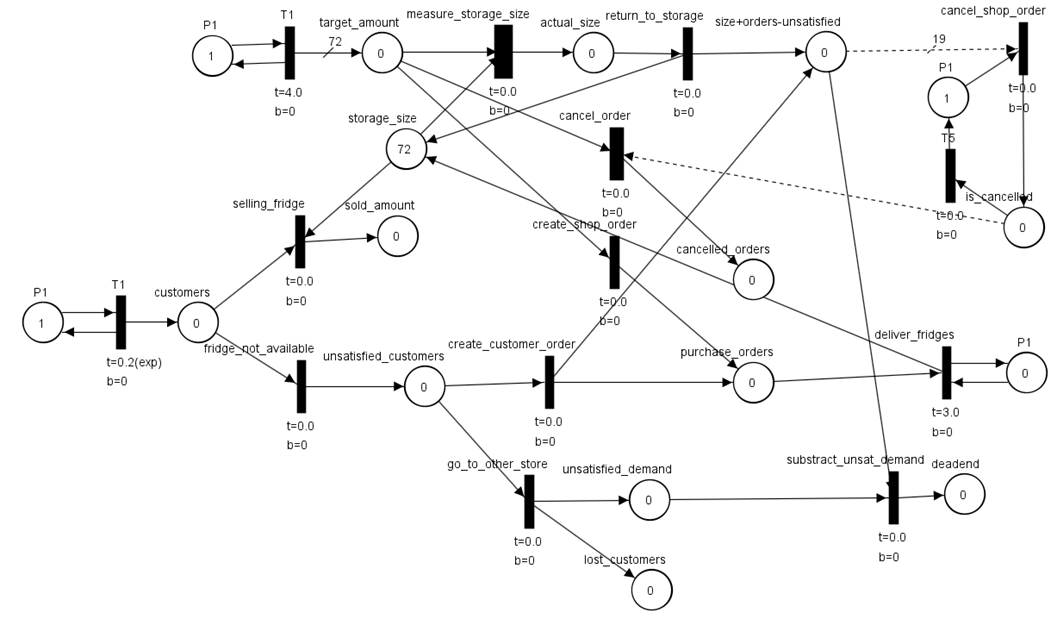
#> input picture data/local/mid_petri_2.png, 1057 x 619 px
$ jupyter execute --allow-errors main.ipynb   (older library calls are emulated)
#> lines starting #> are read from the running program, lines starting #| are printed output that depends on the picture; after the words box and inside, x2 and y2 are one past the last pixel; in counts of white or black regions, pixels touching at a corner belong together
[cell 1]
import os
import cv2
import math
from PIL import Image
import matplotlib.pyplot as plt
import matplotlib.patches as patches
import numpy as np
from doctr.models import detection_predictor, recognition_predictor, page_orientation_predictor, crop_orientation_predictor
from doctr.io import DocumentFile
from doctr.utils.geometry import detach_scores
from scipy.stats import median_abs_deviation
from sklearn.covariance import MinCovDet
from sklearn.cluster import DBSCAN
from sklearn.cluster import HDBSCAN
from scipy.stats import chi2
from sklearn.cluster import AgglomerativeClustering
from scipy.spatial.distance import pdist
from scipy.cluster.hierarchy import linkage, fcluster
import largestinteriorrectangle as lir
from skimage.morphology import skeletonize

EPS = 1e-6

### Functions

[cell 2]
def preprocess(img):
    _, thresh_otsu = cv2.threshold(img, 0, 255, cv2.THRESH_OTSU)

    return thresh_otsu

def detect_bboxes(img):
    # convert img to bytes
    _, img_encoded = cv2.imencode('.png', img)
    img_encoded = img_encoded.tobytes()
    # Helper function to convert relative coordinates to absolute pixel values
    # [9 lines left out: function _to_absolute, not called in this run]

    # Define the detection predictor
    det_predictor = detection_predictor(
        arch="db_resnet50",
        pretrained=True,
        assume_straight_pages=True,
        symmetric_pad=True,
        preserve_aspect_ratio=True,
        batch_size=1,
    )  # .cuda().half()  # Uncomment this line if you have a GPU

    # Define the postprocessing parameters (optional)
    det_predictor.model.postprocessor.bin_thresh = 0.3
    det_predictor.model.postprocessor.box_thresh = 0.1

    # Load the document image
    docs = DocumentFile.from_images([img_encoded])
    results = det_predictor(docs)

    bboxes = []
    for doc, res in zip(docs, results):
        img_shape = (doc.shape[0], doc.shape[1])
        # Detach the probability scores from the results
        detached_coords, prob_scores = detach_scores([res.get("words")])

        for i, coords in enumerate(detached_coords[0]):
            coords = coords.reshape(2, 2).tolist() if coords.shape == (4,) else coords.tolist()

            # Convert relative to absolute pixel coordinates
            points = np.array(_to_absolute(coords, img_shape), dtype=np.int32).reshape((-1, 1, 2))
            bboxes.append(points)
    return  np.squeeze(np.array(bboxes), axis=2)


# [40 lines left out: function contours_in_bboxes, not called in this run]

def is_circle_enclosing(contour, threshold):
    (x, y), radius = cv2.minEnclosingCircle(contour)
    enclosing_area = np.pi * (radius ** 2) + EPS
    contour_area = cv2.contourArea(contour)

    return contour_area / enclosing_area > threshold

def is_rectangle_enclosing(contour, threshold):
    rect = cv2.minAreaRect(contour)
    box_area = rect[1][0] * rect[1][1] + EPS
    contour_area = cv2.contourArea(contour)

    if box_area == 0:
        return False

    return contour_area / box_area > threshold

### Load

[cell 3]
# [8 lines of commented-out code are left out]
img_path = '../data/local/mid_petri_2.png' # Example relative path
try:
    with open(img_path, 'r') as f:
        pass
except FileNotFoundError:
    print(f"File {img_path} not found.")
    exit(1)
img = cv2.imread(img_path)
#> img is the input picture: shape (619, 1057, 3); min 0, max 255, mean 245.1
img_gray = cv2.cvtColor(img, cv2.COLOR_BGR2GRAY)

# Upscaling heuristic
min_dimension_threshold = 800
upscale_factor = 2
h, w = img_gray.shape
if h < min_dimension_threshold or w < min_dimension_threshold:
    print(f"Image dimensions ({w}x{h}) are below threshold ({min_dimension_threshold}px). Upscaling by {upscale_factor}x.")
#| Image dimensions (1057x619) are below threshold (800px). Upscaling by 2x.
    img_gray = cv2.resize(img_gray, (w * upscale_factor, h * upscale_factor), interpolation=cv2.INTER_LANCZOS4)
#> img_gray: shape (1238, 2114)
    # Also resize the original color image if it's used later for display, to maintain consistency
    img = cv2.resize(img, (w * upscale_factor, h * upscale_factor), interpolation=cv2.INTER_LANCZOS4)
#> img: shape (1238, 2114, 3)
    print(f"New image dimensions: {img_gray.shape[1]}x{img_gray.shape[0]}")
#| New image dimensions: 2114x1238

img_inverted = cv2.bitwise_not(img_gray)

preprocessed_img = preprocess(img_inverted)
#> in preprocess, `_, thresh_otsu = cv2.threshold(img, 0, 255, cv2.THRESH_OTSU)`:
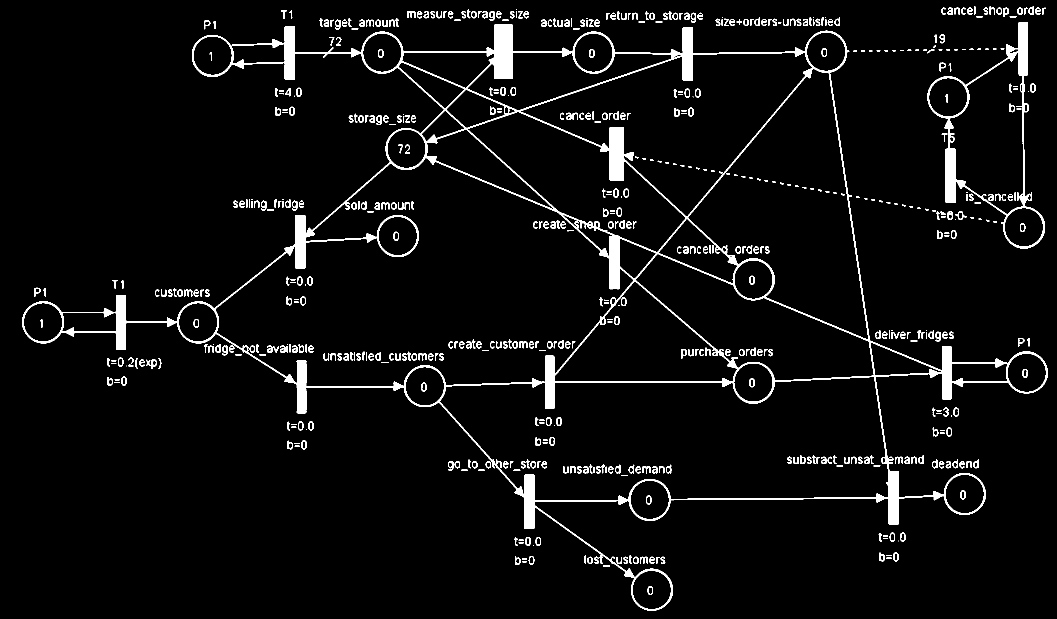
#> thresh_otsu: shape (1238, 2114) (shown at 1/2 size); 4.8% white; 610 white regions (41 under 20 px)

### Text detect and remove

[cell 4]
# [20 lines left out: function remove_text, not called in this run]

#> (the rest of this cell did not finish here and is left out)

### Empty node detection

[cell 5]
def fill_empty_nodes(preprocessed_img):
    contours_list, hierarchy = cv2.findContours(preprocessed_img, cv2.RETR_LIST, cv2.CHAIN_APPROX_SIMPLE)
#> contours_list = 856 contours, 181 with area under 20; largest, box (x1, y1, x2, y2) and area: (44, 49, 2096, 1222) 971171, (430, 315, 1268, 773) 240938, (879, 753, 1778, 1002) 181730, (1375, 136, 1738, 680) 98582, (1041, 105, 1625, 434) 88964
    # draw each contour with a different random color
    draw_img = preprocessed_img.copy()
    for i, contour in enumerate(contours_list):
        cv2.drawContours(img, [contour], -1, (np.random.randint(0, 256), np.random.randint(0, 256), np.random.randint(0, 256)), 2)
#> this loop made 856 passes
#> contour on passes 10, 23, 30: [[1773, 1115], [1773, 1117], [1782, 1117], [1782, 1115]], [[1773, 1110], [1773, 1111], [1782, 1111], [1782, 1110]], [[1066, 1090], [1066, 1091], [1067, 1091], [1067, 1090]]
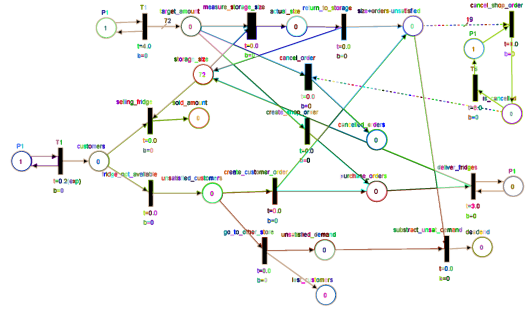
#> img: shape (1238, 2114, 3) (shown at 1/4 size); mean B, G, R 242.9, 244.5, 243.6
    Image.fromarray(img).show()

    # [18 lines of commented-out code are left out]
    contours_of_interest = []
    for i, contour in enumerate(contours_list):
        if is_circle_enclosing(contour, 0.8) or is_rectangle_enclosing(contour, 0.95):
            contours_of_interest.append(contour)
#> this loop made 856 passes
#> (x in is_circle_enclosing, y in is_circle_enclosing, radius in is_circle_enclosing, enclosing_area in is_circle_enclosing, rect in is_rectangle_enclosing, box_area in is_rectangle_enclosing) on passes 1, 2, 4: (1300.5, 1180.9, 7.09, 157.9, ((1300.5, 1181), (14, 7), -90), 98), (1300.5, 1180.5, 8.86, 246.6, ((1300, 1180.5), (17, 10), -90), 170), (1212.5, 1131.5, 6.52, 133.5, ((1212.5, 1131.5), (3, 13), -90), 39)
#> after the loop, contours_of_interest = 100 contours, 60 with area under 20; largest, box (x1, y1, x2, y2) and area: (1260, 960, 1339, 1039) 4731, (2014, 706, 2093, 785) 4730, (1857, 155, 1936, 234) 4730, (725, 66, 804, 145) 4730, (1467, 726, 1546, 804) 4728

    # contour_img = np.zeros_like(img)
    # cv2.drawContours(contour_img, contours_of_interest, -1, (255, 255, 255), 1)
    # Image.fromarray(contour_img).show()

    ### add 255 pixels inside the found contours on the preprocessed_img
    img_empty_nodes_filled = preprocessed_img.copy()
    for contour in contours_of_interest:
        cv2.drawContours(img_empty_nodes_filled, [contour], -1, (255), thickness=cv2.FILLED)
#> this loop made 100 passes

    return img_empty_nodes_filled

img_empty_nodes_filled = fill_empty_nodes(preprocessed_img)
Image.fromarray(img_empty_nodes_filled).show()

### Erosion heuristic

[cell 6]
def get_nodes_mask(preprocessed_img):
    ### Iterative erosion to remove edges and identify nodes
    image_for_erosion = preprocessed_img.copy() # Start with the image after filling contours

    kernel_erosion = np.ones((3,3), np.uint8)

    erosion_counts_history = []
    temp_eroded_img_in_loop = image_for_erosion.copy()

    num_optimal_erosions = 0

    # Parameters for heuristic
    min_stable_length = 3  # Number of consecutive identical contour counts to declare stability
    max_erosion_iterations = 30 # Max number of erosion steps to try

    found_optimal_stability = False
    actual_erosions_performed_in_loop = 0

    for k_step in range(1, max_erosion_iterations + 1):
        actual_erosions_performed_in_loop = k_step
        # Perform one more erosion on the cumulatively eroded image
        current_eroded_step_img = cv2.erode(temp_eroded_img_in_loop, kernel_erosion, iterations=1)
        contours, _ = cv2.findContours(current_eroded_step_img, cv2.RETR_LIST, cv2.CHAIN_APPROX_SIMPLE)
        num_contours_at_step = len(contours)
        erosion_counts_history.append(num_contours_at_step)

        temp_eroded_img_in_loop = current_eroded_step_img # Update for next iteration or if loop breaks

        if len(erosion_counts_history) >= min_stable_length:
            # Check if the last 'min_stable_length' counts are identical
            last_n_counts = erosion_counts_history[-min_stable_length:]
            if all(c == last_n_counts[0] for c in last_n_counts):
                # Stability detected. Optimal erosions = start of this stable sequence.
                num_optimal_erosions = actual_erosions_performed_in_loop - min_stable_length + 1
                print(f"Stability detected: Contour count {last_n_counts[0]} stable for {min_stable_length} steps.")
                print(f"Optimal number of erosions determined as: {num_optimal_erosions}.")
                found_optimal_stability = True
                break

        if num_contours_at_step == 0 and actual_erosions_performed_in_loop > 0:
            print(f"All contours disappeared after {actual_erosions_performed_in_loop} erosions.")
            if not found_optimal_stability: # If stability wasn't found before this
                    num_optimal_erosions = actual_erosions_performed_in_loop
            found_optimal_stability = True # Consider this a stopping condition
            break
#> this loop made 8 passes
#> (num_contours_at_step, last_n_counts) on passes 3 to 6: (73, [1995, 78, 73]), (70, [78, 73, 70]), (43, [73, 70, 43]), (31, [70, 43, 31])
#> (printed output is left out)
#> after the loop, erosion_counts_history = [1995, 78, 73, 70, 43, 31, 31, 31]
    # Loop ends

    if not found_optimal_stability:
        num_optimal_erosions = actual_erosions_performed_in_loop # Use all erosions if max_iterations reached
        print(f"Max erosions ({max_erosion_iterations}) reached or no stable sequence found. Using {num_optimal_erosions} erosions.")

    # Obtain the node mask after 'num_optimal_erosions'
    node_mask_eroded = image_for_erosion # Default if num_optimal_erosions is 0
    if num_optimal_erosions > 0:
        # Re-erode the original filled image by the optimal number of steps
        node_mask_eroded = cv2.erode(image_for_erosion, kernel_erosion, iterations=num_optimal_erosions)
        print(f"Applied {num_optimal_erosions} erosions to get the node mask.")
    else:
        print("No erosions applied to get node mask (0 optimal erosions).")

    # Dilate the eroded node mask to recover node sizes
    dilated_node_mask = node_mask_eroded # Default if no dilation needed
    if num_optimal_erosions > 0:
        # Dilate by the same number of steps as optimal erosions
        kernel_dilation = kernel_erosion # Using the same kernel for dilation
        dilated_node_mask = cv2.dilate(node_mask_eroded, kernel_dilation, iterations=num_optimal_erosions)
        print(f"Applied {num_optimal_erosions} dilations to recover node sizes.")
    else:
        print("No dilations applied (0 optimal erosions).")

    print(f"Contour counts per erosion step: {erosion_counts_history}")
#| Contour counts per erosion step: [1995, 78, 73, 70, 43, 31, 31, 31]

    return dilated_node_mask

nodes_mask = get_nodes_mask(img_empty_nodes_filled)
Image.fromarray(nodes_mask).show()

### Inscribed node detection

[cell 7]
def detect_shapes(preprocessed_img):
    num_labels, labels, stats, centroids = cv2.connectedComponentsWithStats(preprocessed_img, connectivity=8)
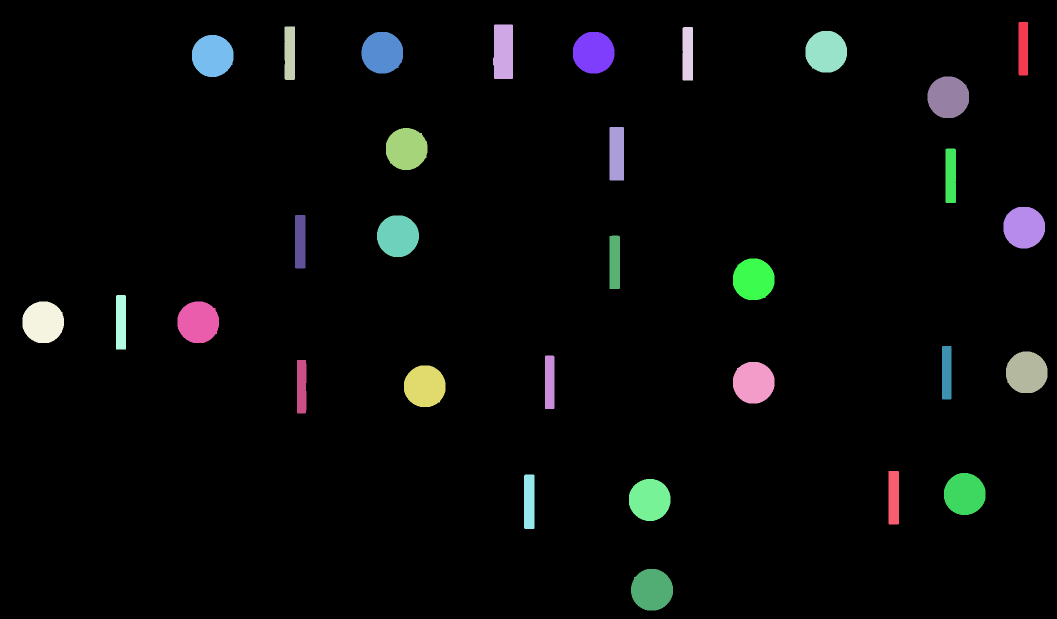
#> labels: shape (1238, 2114) int32 (shown at 1/2 size); 32 distinct labels, from 0 to 31; one colour per label, 0 black
#> num_labels = 32; stats = 32 rows, first 6: [0, 0, 2114, 1238, 2489553], [2037, 44, 19, 107, 2029], [986, 49, 40, 109, 4168], [569, 53, 21, 107, 2232], [1365, 54, 21, 107, 2240], [1611, 62, 83, 83, 5540]; centroids = 32 pairs, first value 85.95 to 2052.9, second value 96.95 to 1179.1
    blob_masks = []

    for label in range(1, num_labels):
        blob_mask = np.zeros_like(preprocessed_img, dtype=np.uint8)
        blob_mask[labels == label] = 255
        blob_masks.append(blob_mask)


    circles = []
    rectangles = []


    for i, blob_mask in enumerate(blob_masks):
        ### Find inscribed circles
        dist = cv2.distanceTransform(blob_mask, cv2.DIST_L2, 0)
        NULL,max_val,NULL,max_indx=cv2.minMaxLoc(dist)

        (x,y),radius = max_indx, int(max_val)

        circle_mask = np.zeros_like(blob_mask)
        cv2.circle(circle_mask, (x,y), radius, (255), thickness=cv2.FILLED)

        ### find the overlap between the area of the circle and the area of the blob_mask from 0 to 1
        overlap = cv2.bitwise_and(blob_mask, circle_mask)
        overlap_area = cv2.countNonZero(overlap)
        blob_area = cv2.countNonZero(blob_mask)
        circle_overlap_percentage = overlap_area / blob_area
        print("Overlap percentage between circle and mask: ", circle_overlap_percentage)

        # if circle_overlap_percentage > 0.8: ### TODO: User Parameter
        #     cv2.circle(img, (x,y), radius, (0,255,0), 2)


        bool_blob_mask = blob_mask.astype(np.bool)
        rectangle = lir.lir(bool_blob_mask)

        rectangle_mask = np.zeros_like(blob_mask)
        cv2.rectangle(rectangle_mask, lir.pt1(rectangle), lir.pt2(rectangle), (255), thickness=cv2.FILLED)

        ### find the overlap between the area of the rectangle and the area of the blob_mask from 0 to 1
        overlap = cv2.bitwise_and(blob_mask, rectangle_mask)
        overlap_area = cv2.countNonZero(overlap)
        blob_area = cv2.countNonZero(blob_mask)
        rectangle_overlap_percentage = overlap_area / blob_area
        print(f"Overlap percentage between rectangle and mask {i}: ", rectangle_overlap_percentage)

        if circle_overlap_percentage > rectangle_overlap_percentage and circle_overlap_percentage > 0.8: ### TODO: User Parameter
            cv2.circle(img, (x,y), radius, (0,255,0), 2)
            circles.append((x,y,radius))

        if rectangle_overlap_percentage > circle_overlap_percentage and rectangle_overlap_percentage > 0.6: ### TODO: User Parameter
            cv2.rectangle(img, lir.pt1(rectangle), lir.pt2(rectangle), (0,0,255), 2)
            rectangles.append(rectangle)
#> this loop made 1 pass
#> (NULL, max_val, x, y, radius, circle_overlap_percentage) on pass 1: ((0, 0), 10, 2046, 53, 10, 0.155)
#> (printed output is left out)
#> pass 1, in detect_shapes, `overlap = cv2.bitwise_and(blob_mask, circle_mask)`:
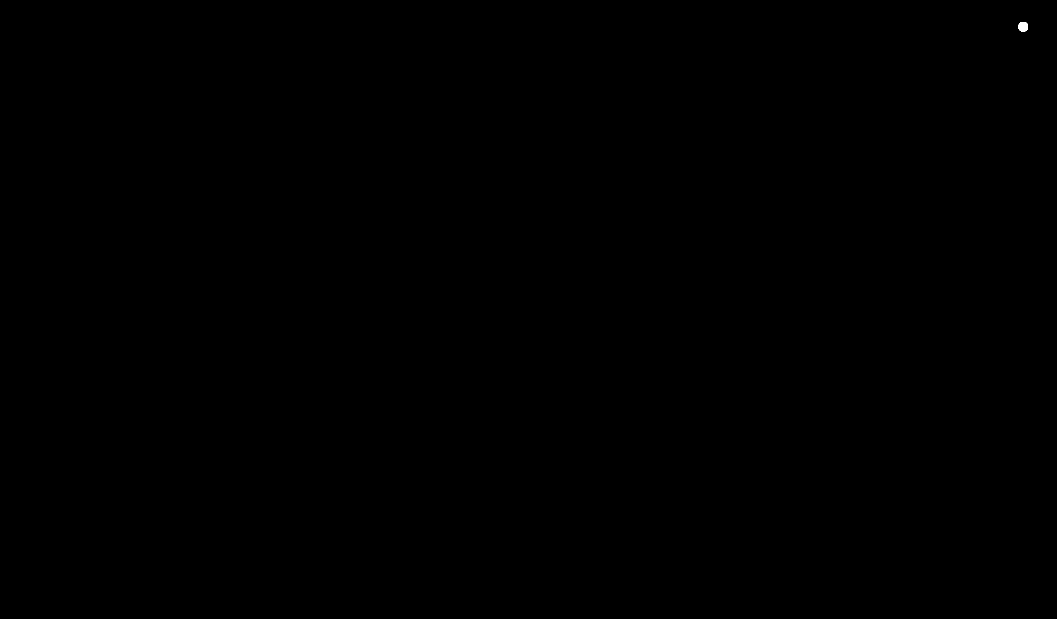
#> overlap: shape (1238, 2114) (shown at 1/2 size); 0.01% white; 1 white region, box (x1, y1, x2, y2) and area: (2037, 44, 2056, 64) 314
#> after the loop, circles = []; rectangles = []

    return circles, rectangles

#> (the rest of this cell did not finish here and is left out)

[cell 8]
# [70 lines of commented-out code are left out]

[cell 9]
# [14 lines left out: function remove_nodes, not called in this run]

#> (the rest of this cell did not finish here and is left out)

### Element classes

[cell 10]
class Point:
    # [6 lines left out: function __init__, not called in this run]

    def get_distance_between_points(self, other_point):
        """Calculate Euclidean distance between this point and another point."""
        return math.sqrt((self.x - other_point.x) ** 2 + (self.y - other_point.y) ** 2)

    def __repr__(self):
        return f"Point({self.x}, {self.y})"

    # [4 lines left out: function __eq__, not called in this run]

    def __hash__(self):
        """Allows Point objects to be added to sets or used as dictionary keys."""
        return hash((self.x, self.y))

class Line:
    # [60 lines left out: functions __init__, get_other_point, get_vector, get_normalized_vector, distance_point_to_infinite_line, not called in this run]

    def __repr__(self):
        return (f"Line(start={self.point1}, end={self.point2}, "
                f"angle={self.angle:.2f}, length={self.length:.2f})")

    # [6 lines left out: function __eq__, not called in this run]

    def __hash__(self):
        """Allows Line objects to be added to sets. The hash is order-invariant for points."""
        return hash(tuple(sorted((hash(self.point1), hash(self.point2)))))


class Place:
    # [10 lines left out: function __init__, not called in this run]

    def __repr__(self):
        return f"Place(center={self.center}, radius={self.radius})"

    def draw_on_img(self, img):
        # Draw the place on the image
        cv2.circle(img, (self.center.x, self.center.y), self.radius, (0, 255, 0), 2)

class Transition:
    # [20 lines left out: functions __init__, _get_rectangle_center, not called in this run]

    def __repr__(self):
        return f"Transition(center={self.center}, height={self.height}, width={self.width})"

    def draw_on_img(self, img):
        # Draw the transition on the image
        cv2.rectangle(img, lir.pt1(self.rect), lir.pt2(self.rect), (0, 0, 255), 2)


#> (the rest of this cell did not finish here and is left out)

#> (a cell that did not finish here is left out)

[cell 12]
# [9 lines of commented-out code are left out]

### Detecting Connections

[cell 13]
# # # img_test = cv2.imread(r'C:\Users\samoed\Documents\GitHub\diploma_bachelor\data\else\weird.png', cv2.IMREAD_GRAYSCALE)
# # # img_test = cv2.imread(r'C:\Users\samoed\Documents\GitHub\diploma_bachelor\data\else\curve.png', cv2.IMREAD_GRAYSCALE)
# img_test = cv2.imread(r'C:\Users\samoed\Documents\GitHub\diploma_bachelor\data\else\crossing_2.png', cv2.IMREAD_GRAYSCALE)
# # # img_test = cv2.imread(r'C:\Users\samoed\Documents\GitHub\diploma_bachelor\data\else\junction.png', cv2.IMREAD_GRAYSCALE)
# # # img_test = cv2.imread(r'C:\Users\samoed\Documents\GitHub\diploma_bachelor\data\else\lines.jpg', cv2.IMREAD_GRAYSCALE)
# # # img_test = cv2.imread(r'C:\Users\samoed\Documents\GitHub\diploma_bachelor\data\else\gaps.png', cv2.IMREAD_GRAYSCALE)
# # img_test = cv2.imread(r'C:\Users\samoed\Documents\GitHub\diploma_bachelor\data\arrows\arrows_1_inverted.png', cv2.IMREAD_GRAYSCALE)

# img_test = cv2.threshold(img_test, 0, 255, cv2.THRESH_BINARY_INV + cv2.THRESH_OTSU)[1]
# skeleton = skeletonize(img_test / 255).astype(np.uint8)*255

#> (a cell that did not finish here is left out)

#> (a cell that did not finish here is left out)

[cell 16]
class HoughBundler:
    def __init__(self,min_distance=5,min_angle=2):
        self.min_distance = min_distance
        self.min_angle = min_angle

    def get_orientation(self, line):
        orientation = math.atan2(abs((line[3] - line[1])), abs((line[2] - line[0])))
        return math.degrees(orientation)

    # [108 lines left out: functions check_is_line_different, distance_point_to_line, get_distance, merge_lines_into_groups, merge_line_segments, process_lines, not called in this run]

[cell 17]
bundler = HoughBundler(min_distance=10,min_angle=5)
#> (the rest of this cell did not finish here and is left out)

#> (a cell that did not finish here is left out)

[cell 19]
# [9 lines of commented-out code are left out]

#> (a cell that did not finish here is left out)

[cell 21]
# [12 lines of commented-out code are left out]

[cell 22]
def get_entry_points_from_lines(lines_list):
    """
    Original function provided by user, slightly adapted to use a local list.
    Extracts all unique points marked as 'is_entry' from a list of lines.
    """
    entry_points_set = set()
    for line in lines_list:
        if hasattr(line.point1, "proximity_node") and line.point1.proximity_node:
            entry_points_set.add(line.point1)
        if hasattr(line.point2, "proximity_node") and line.point2.proximity_node:
            entry_points_set.add(line.point2)
    return list(entry_points_set)
